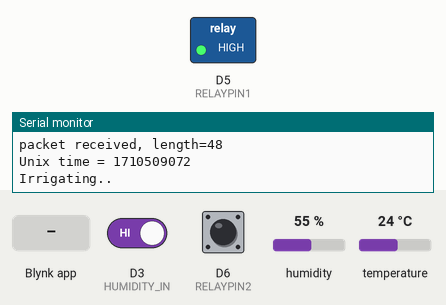
Recording of a sketch running on a simulated ESP8266 (NodeMCU). Shown: switched loads named in the sketch (green lamp = pin HIGH), the last lines printed to the serial monitor. Inputs (shaded band) come from the test bench; at power-on: D3 (HUMIDITY_IN) HIGH, D6 (RELAYPIN2) HIGH, humidity 55 %, temperature 24 °C. WiFi joins after 1.5 s; servers stay silent unless stated.

Above: at 4.3 s.
4.4 s: D3 (HUMIDITY_IN) driven LOW
At 5.7 s:
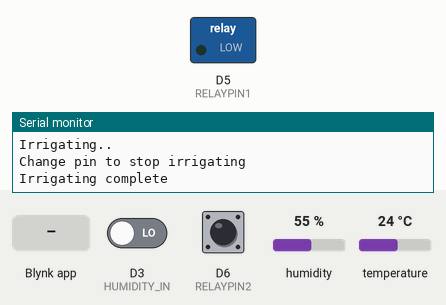
6.6 s: Blynk app writes 1 to V11
At 6.77 s:
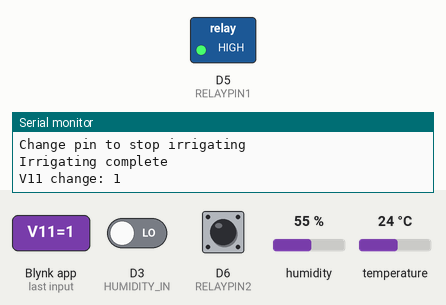
Timing chart, 0 to 9.6 s (numbered marks = the images above; inputs shaded):
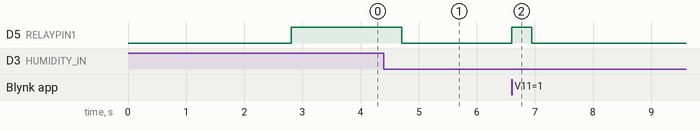

The sketch:

blynk_irrigation.ino
```cpp
#include <ESP8266WiFi.h>
#include <WiFiUdp.h>
#include <BlynkSimpleEsp8266.h>
#include "DHT.h"
#include <string.h>
#include <time.h>
#include "settings.h"
//---------DHT init---------
#define DHTPIN D2                       // DHT digital pin 1
#define DHTTYPE DHT22                   // DHT 22  (AM2302), AM2321
DHT dht(DHTPIN, DHTTYPE);
//---------RELAY init---------
#define RELAYPIN1 D5                    // Sensor relay
#define RELAYPIN2 D6                    // Pump relay
#define IRRIGATE_START false            // Start irrigation trigger
#define IRRIGATE_STOP true              // Stop irrigation trigger
#define SENSOR_START true               // Start irrigation trigger
#define SENSOR_STOP false               // Stop irrigation trigger
#define SENSOR_READ_INTERVAL 3600000L   // Reading sensor frequency (millis)

//---------INPUT init---------
#define HUMIDITY_IN D3
//---------BLYNK init---------
#define BLYNK_PRINT Serial              // Comment this out to disable prints and save space
BlynkTimer timer;
BlynkTimer timer_rtc;
BlynkTimer timer_clock;
BlynkTimer timer_read_sensor;
//---------NTP init---------
unsigned int localPort = 2390;          // local port to listen for UDP packets
IPAddress timeServerIP;                 // time.nist.gov NTP server address
const char* ntpServerName = "time.nist.gov";
const int NTP_PACKET_SIZE = 48;         // NTP time stamp is in the first 48 bytes of the message
byte packetBuffer[ NTP_PACKET_SIZE];    //buffer to hold incoming and outgoing packets
const unsigned long seventyYears = 2208988800UL;
WiFiUDP udp;                            // A UDP instance to let us send and receive packets over UDP
unsigned long epoch = 0;
#define TIME_UPDATE_INTERVAL 600000L    // NTP request frequency (millis)
//---------Business logic init---------
struct deviceData {
  float sensor1_temp;
  int sensor1_hum;
  byte relay1_status;
  byte relay2_status;
  byte irrigation_needed;
  byte is_sensor_wet;
  byte is_irrigating;
  unsigned long irrigation_time;
  unsigned long last_irrigation;
} cur_status;
const int irrigationDuration = 30, irrigationInterval = 86400;

void init_current_status(){
  cur_status.sensor1_temp = 0;
  cur_status.sensor1_hum = 0;
  cur_status.irrigation_time = epoch;
  cur_status.last_irrigation = 0;
}

void setup()
{
  Serial.begin(115200);
  //params auth, ssid, pass to be defined in settings.h
  Blynk.begin(auth, ssid, pass);
  dht.begin();
  timer.setInterval(5000L, Send);
  pinMode(RELAYPIN1, OUTPUT);
  digitalWrite(RELAYPIN1, SENSOR_STOP);
  pinMode(HUMIDITY_IN, INPUT);
  Serial.println("...");
  Serial.println("Starting UDP");
  udp.begin(localPort);
  Serial.print("Local port: ");
  Serial.println(udp.localPort());
  updateTime();
  init_current_status();
  readSensor();
  timer_rtc.setInterval(TIME_UPDATE_INTERVAL, updateTime);
  timer_clock.setInterval(1000L, updateClock);
  timer_read_sensor.setInterval(SENSOR_READ_INTERVAL, readSensor);
}

void read_console() {
  if (Serial.available() > 0) {
    String str = Serial.readString();
    Serial.print(str);
    if (str.equals("RESET\n")) {
      Serial.println("Reset..");
      ESP.restart();
    } else if (str.equals("PIN1_ON\n")) {
      digitalWrite(RELAYPIN1, true);
    } else if (str.equals("PIN1_OFF\n")) {
      digitalWrite(RELAYPIN1, false);
    } else if (str.equals("PIN2_ON\n")) {
      digitalWrite(RELAYPIN2, true);
    } else if (str.equals("PIN2_OFF\n")) {
      digitalWrite(RELAYPIN2, false);
    } else if (str.equals("CLEAR_IRR_TIME\n")) {
      cur_status.last_irrigation = 0;
    } else if (str.equals("READ_SENSOR\n")) {
      readSensor();
    } else if (str.equals("REPORT_IRRIGATION_TIME\n")) {
      Serial.println(cur_status.last_irrigation);
    } else if (str.equals("START_IRRIGATION\n")) {
      cur_status.irrigation_needed = 1;
      cur_status.last_irrigation = 0;
    }
  }
}

void loop()
{
  timer_rtc.run();
  timer_clock.run();
  Blynk.run();
  timer.run();
  read_console();
  cur_status.relay1_status = digitalRead(RELAYPIN1);
  cur_status.relay2_status = digitalRead(RELAYPIN2);
  timer_read_sensor.run();
}

void irrigate() {
  if (!cur_status.irrigation_needed) {
    if(digitalRead(RELAYPIN2) != IRRIGATE_STOP){
      Serial.println("Change pin to stop irrigating");
      digitalWrite(RELAYPIN2, IRRIGATE_STOP);
      pinMode(RELAYPIN2, INPUT);
    }

    if (cur_status.is_irrigating) {
      cur_status.last_irrigation = epoch;
      cur_status.irrigation_time = 0;
      Serial.println("Irrigating complete");
      cur_status.is_irrigating = 0;
    }

    return;
  } else {
    if (!cur_status.is_irrigating) {
      Serial.println("Irrigating..");
      cur_status.is_irrigating = 1;
      cur_status.irrigation_time = epoch;
    }
  }
  pinMode(RELAYPIN2, OUTPUT);
  digitalWrite(RELAYPIN2, IRRIGATE_START);
  delay(200);
  readSensor();
}

BLYNK_WRITE(V11) // чтение данных с пина 11
{
  int param_value = param.asInt();
  Serial.print("V11 change: ");
  Serial.println(param_value);
  cur_status.last_irrigation = 0;
  readSensor();
}

void Send() {
  float sensor_temp = dht.readTemperature();
  if(sensor_temp != sensor_temp){
    Serial.println("DHT22 lib returned NaN");
  }else{
    cur_status.sensor1_hum = dht.readHumidity();
    cur_status.sensor1_temp = sensor_temp;
  }
  Serial.print("T1: ");
  Serial.println(cur_status.sensor1_temp);
  Serial.print("RELAYPIN1: ");
  Serial.print(cur_status.relay1_status);
  Serial.print("; RELAYPIN2: ");
  Serial.print(cur_status.relay2_status);
  Serial.print("; SENSOR: ");
  Serial.print(cur_status.is_sensor_wet);
  Serial.print("; IRRIGATION NEEDED: ");
  Serial.println(cur_status.irrigation_needed);
  if (cur_status.is_irrigating) {
    Serial.print("Irrigating duration is ");
    Serial.print(epoch - cur_status.irrigation_time);
    Serial.println(" seconds");
  }
  Blynk.virtualWrite(V8, cur_status.sensor1_hum);
  Blynk.virtualWrite(V9, cur_status.sensor1_temp);
  if(cur_status.is_sensor_wet){
    Blynk.virtualWrite(V12, 0);
  }else{
    Blynk.virtualWrite(V12, 255);
  }
  if(cur_status.last_irrigation>0){
    struct tm *u;
    char *f;
    const time_t timer = cur_status.last_irrigation;
    u = localtime(&timer);
    Blynk.virtualWrite(V13, settime(u));
  }else{
    Blynk.virtualWrite(V13, "never");
  }
}

char * settime(struct tm *u)
{
  char s[40];
  char *tmp;
  for (int i = 0; i < 40; i++) s[i] = 0;
  int length = strftime(s, 40, "%d.%m.%Y %H:%M:%S, %A", u);
  tmp = (char*)malloc(sizeof(s));
  strcpy(tmp, s);
  return (tmp);
}

void updateTime() {
  //get a random server from the pool
  WiFi.hostByName(ntpServerName, timeServerIP);

  sendNTPpacket(timeServerIP); // send an NTP packet to a time server
  // wait to see if a reply is available
  delay(1000);

  int cb = udp.parsePacket();
  if (!cb) {
    Serial.println("no packet yet");
  } else {
    Serial.print("packet received, length=");
    Serial.println(cb);
    // We've received a packet, read the data from it
    udp.read(packetBuffer, NTP_PACKET_SIZE); // read the packet into the buffer
    //the timestamp starts at byte 40 of the received packet and is four bytes,
    // or two words, long. First, esxtract the two words:

    unsigned long highWord = word(packetBuffer[40], packetBuffer[41]);
    unsigned long lowWord = word(packetBuffer[42], packetBuffer[43]);
    // combine the four bytes (two words) into a long integer
    // this is NTP time (seconds since Jan 1 1900):
    unsigned long secsSince1900 = highWord << 16 | lowWord;
    // now convert NTP time into everyday time:
    Serial.print("Unix time = ");
    // Unix time starts on Jan 1 1970. In seconds, that's 2208988800:

    // subtract seventy years:
    epoch = secsSince1900 - seventyYears + 10800;
    // print Unix time:
    Serial.println(epoch);
  }
}
// send an NTP request to the time server at the given address
void sendNTPpacket(IPAddress & address) {
  Serial.println("sending NTP packet...");
  // set all bytes in the buffer to 0
  memset(packetBuffer, 0, NTP_PACKET_SIZE);
  // Initialize values needed to form NTP request
  // (see URL above for details on the packets)
  packetBuffer[0] = 0b11100011;   // LI, Version, Mode
  packetBuffer[1] = 0;     // Stratum, or type of clock
  packetBuffer[2] = 6;     // Polling Interval
  packetBuffer[3] = 0xEC;  // Peer Clock Precision
  // 8 bytes of zero for Root Delay & Root Dispersion
  packetBuffer[12]  = 49;
  packetBuffer[13]  = 0x4E;
  packetBuffer[14]  = 49;
  packetBuffer[15]  = 52;

  // all NTP fields have been given values, now
  // you can send a packet requesting a timestamp:
  udp.beginPacket(address, 123); //NTP requests are to port 123
  udp.write(packetBuffer, NTP_PACKET_SIZE);
  udp.endPacket();
}

void readSensor() {
  digitalWrite(RELAYPIN1, SENSOR_START);
  delay(100);
  int i;
  int sum = 0;
  for (i = 1; i <= 5; i++)
  {
    sum = sum + digitalRead(HUMIDITY_IN);
    delay(50);
  }

  if (sum == 5) {
     cur_status.is_sensor_wet = 0;
  } else {
     cur_status.is_sensor_wet = 1;
  }
  if(!cur_status.is_sensor_wet){
    cur_status.irrigation_needed = 1;
    if ((epoch - cur_status.irrigation_time > irrigationDuration && cur_status.irrigation_time > 0) || epoch - cur_status.last_irrigation < irrigationInterval) {
      Serial.println("Irrigation cancelled by frequency restriction.");
      cur_status.irrigation_needed = 0;
    }
  }else{
    cur_status.irrigation_needed = 0;
  }
  if (!cur_status.irrigation_needed) {
    digitalWrite(RELAYPIN1, SENSOR_STOP);
  }
}

void updateClock() {
  epoch++;
  irrigate();
}
```

settings.cpp
```cpp
/*


 */

#include "settings.h"
```

settings.h
```cpp
const char auth[] = "";
const char ssid[] = "";
const char pass[] = "";
```

Measured:
- after the input at 4.4 s, D5 (RELAYPIN1): HIGH → LOW after 0.31 s
- after the input at 6.6 s, D5 (RELAYPIN1): LOW → HIGH at once, → LOW 0.35 s later
